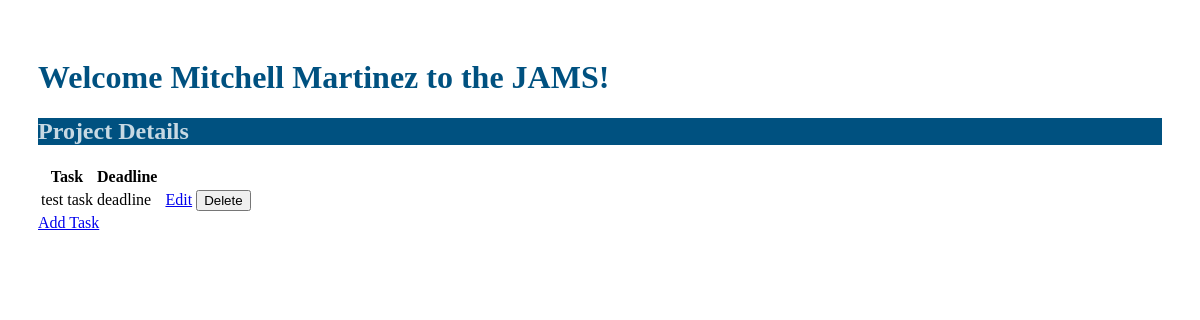
Page /2 on the earlier database version.
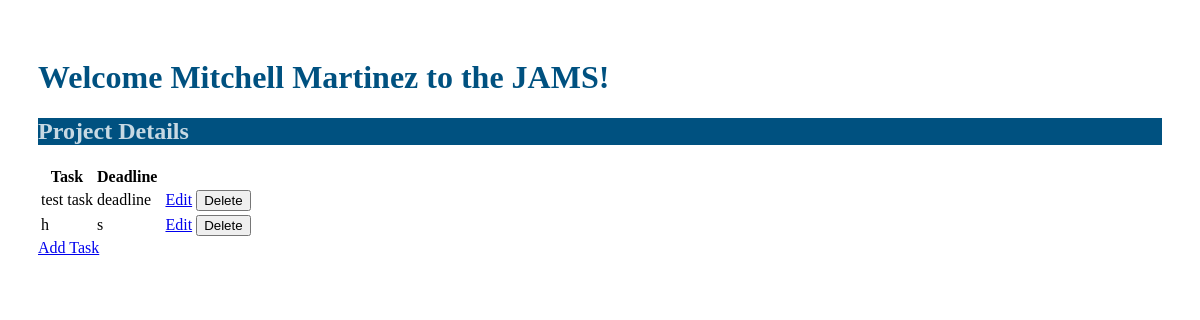
Same page on the later database version.
### models.py (models this page shows, shortened)
class User(db.Model):
	id = db.Column("id", db.Integer, primary_key=True)
	name = db.Column("name", db.String(100))
	email = db.Column("email", db.String(100))

class Task(db.Model):
	id = db.Column("id", db.Integer, primary_key=True)
	project_id = db.Column("project_id", db.Integer)
	name = db.Column("name", db.String(200))
	text = db.Column("text", db.String(200))
	deadline = db.Column("deadline", db.String(50))

### jams01.py (the view)
@app.route('/<project_id>')
def project(project_id):
    print(project_id)
    a_user =  db.session.query(User).filter_by(email='mmart196@uncc.edu').one()
    my_project = db.session.query(Project).filter_by(id=project_id).one()
    my_tasks = db.session.query(Task).filter_by(project_id=project_id).all()
    return render_template('view.html', project=my_project, user=a_user, tasks=my_tasks)

### templates/view.html (shortened to what this page needs)
<!DOCTYPE html>
<html lang="en">
    <head>
        <link rel="stylesheet" href="{{ url_for('static', filename='main.css') }}">
    </head>
    <body>
        <h1>Welcome {{user.name}} to the JAMS!</h1>
        <h2>Project Details</h2>
        <table>
            <tr>
                <th>Task</th>
                <th>Deadline</th>
            </tr>
            {% for task in tasks %}
            <tr>
                <td>{{ task.name }}</td>
                <td>{{ task.deadline }}</td>
                <td>
                    <td><a href="{{ url_for('edit', task_id=task.id, project_id=project.id) }}">Edit</a></td>
                <td>
                    <form action="{{url_for('delete', task_id=task.id) }}" method="post">
                        <input type="submit" value="Delete">
                    </form>
                </td>
            </tr>
            {% endfor %}
        </table>
        <a href="{{ url_for('create', project_id=project.id) }}"> Add Task</a>
    </body>
</html>

### static/main.css (style rules this page uses)
body { padding: 30px 30px; }
h1 { color:rgb(0, 81, 128); }
h2 { color:rgba(255, 255, 255, 0.78); background:rgb(0, 81, 128); }

Differences in the rows shown:
added Task: name "h", deadline "s"
